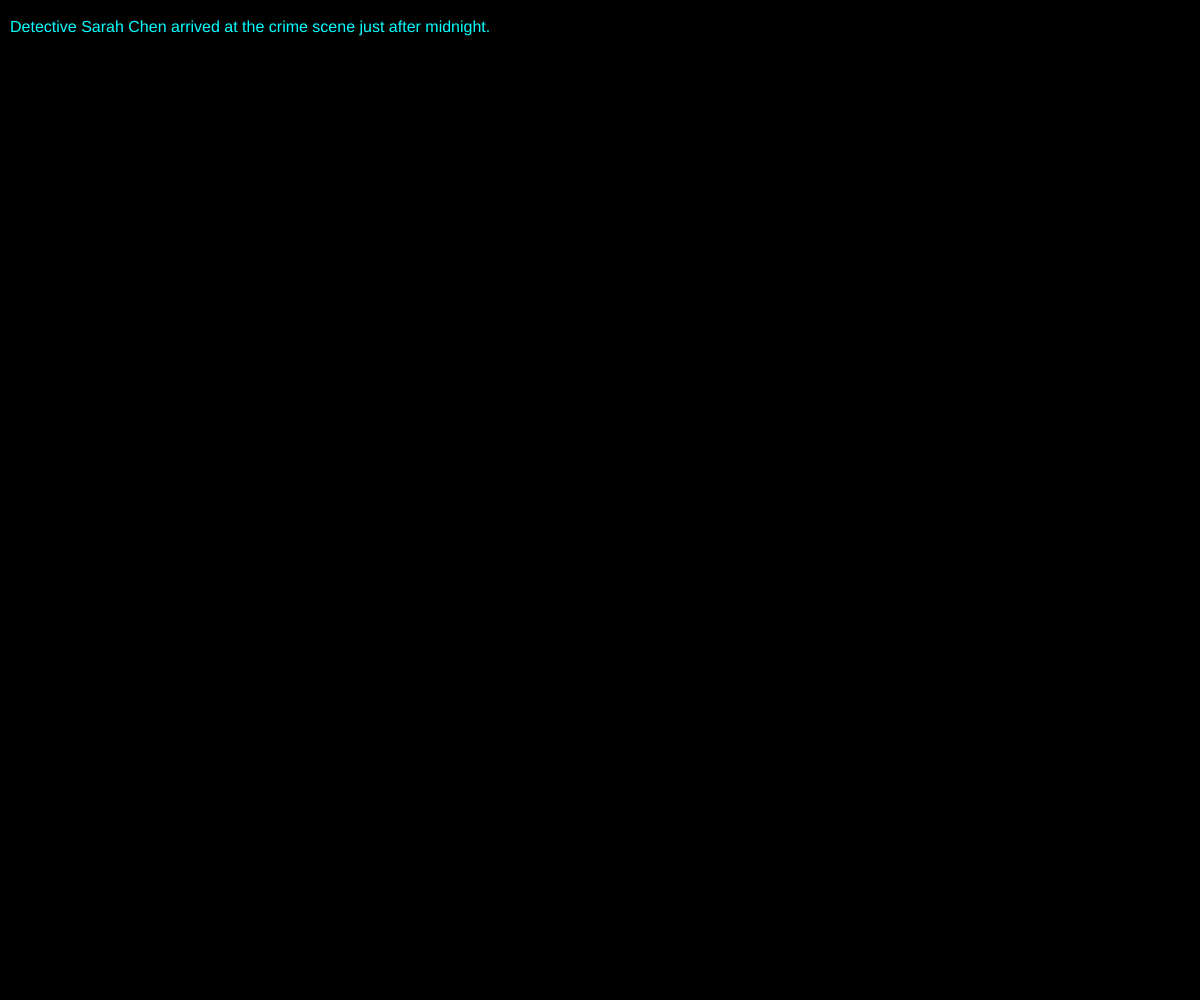
Frame 1 (no input)
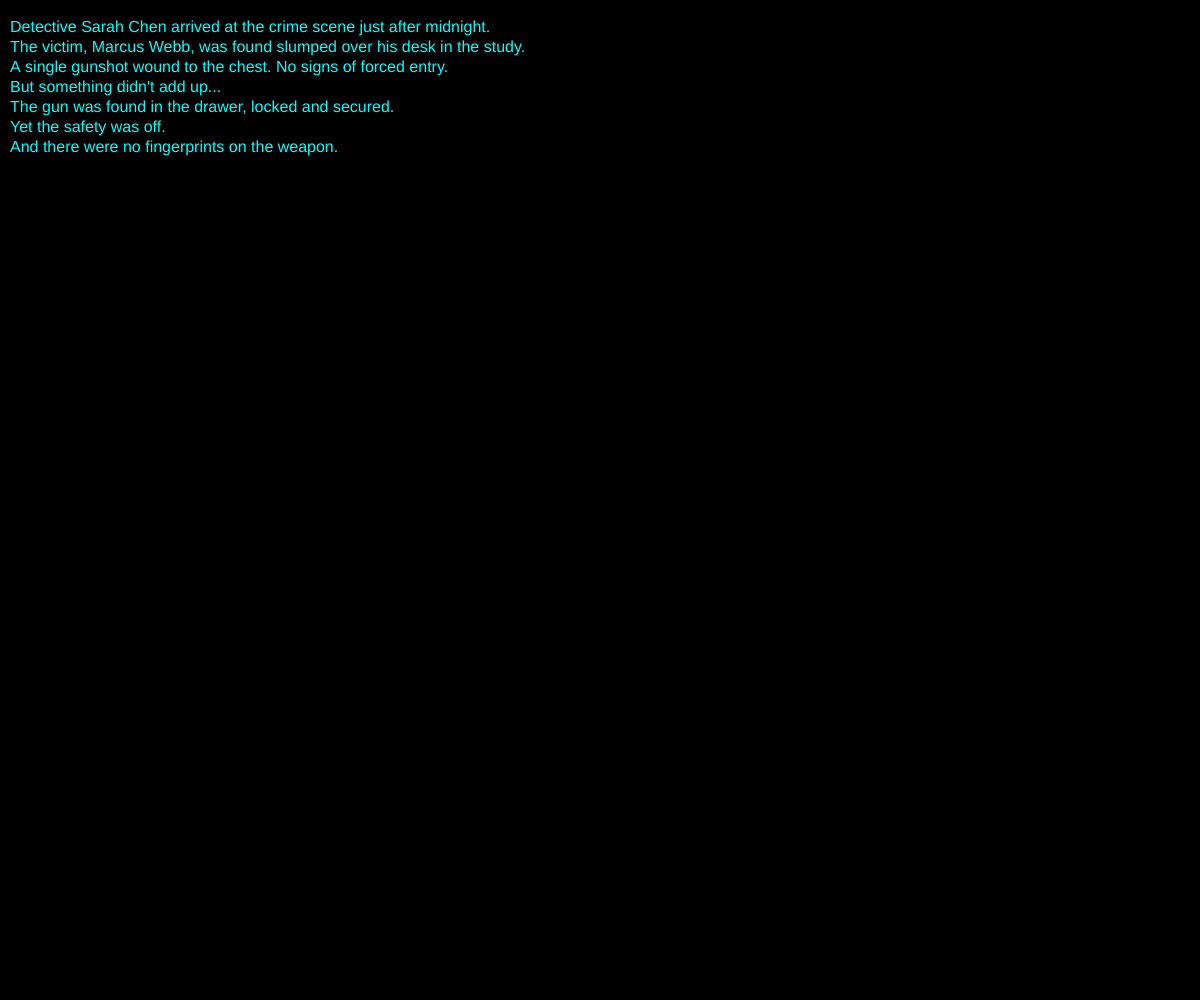
Frame 60 (no input)
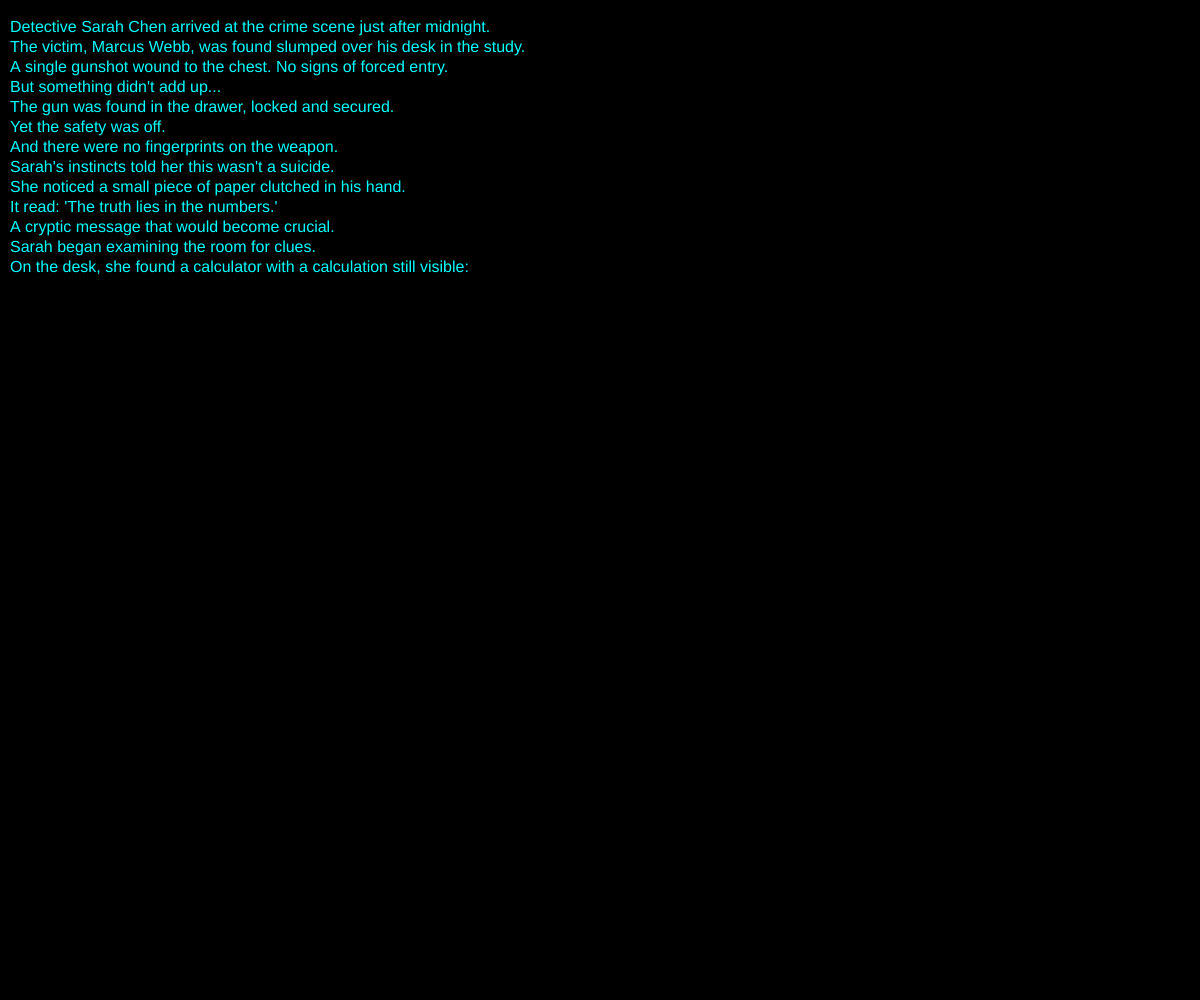
Frame 120 (the mouse pressed at the canvas centre since frame 60)

The p5.js sketch that drew these frames (run headless with seeded random() and noise() and a simulated clock; from frame 60 on, the mouse is pressed at the canvas centre):

// p5.js sketch
// ── sketch.js
let textLines = [];
let currentIndex = 0;
let glitchActive = false;
let glitchTimer = 0;
let lastLineTime = 0;

// Narrative text content
const narrativeText = [
  "Detective Sarah Chen arrived at the crime scene just after midnight.",
  "The victim, Marcus Webb, was found slumped over his desk in the study.",
  "A single gunshot wound to the chest. No signs of forced entry.",
  "But something didn't add up...",
  "The gun was found in the drawer, locked and secured.",
  "Yet the safety was off.",
  "And there were no fingerprints on the weapon.",
  "Sarah's instincts told her this wasn't a suicide.",
  "She noticed a small piece of paper clutched in his hand.",
  "It read: 'The truth lies in the numbers.'",
  "A cryptic message that would become crucial.",
  "Sarah began examining the room for clues.",
  "On the desk, she found a calculator with a calculation still visible:",
  "342 × 789 = 269,538",
  "The numbers seemed random... until she realized...",
  "3 + 4 + 2 + 7 + 8 + 9 = 33",
  "And 2 + 6 + 9 + 5 + 3 + 8 = 23",
  "The sum of digits in the product.",
  "Suddenly, a glitch appeared on the screen.",
  "The numbers flickered and distorted.",
  "Sarah's pulse quickened as she realized what she'd found.",
  "The killer had used a mathematical cipher to hide their identity.",
  "But the evidence was clear now.",
  "There was no doubt anymore.",
  "The killer was someone who knew the victim intimately.",
  "Someone who had access to his personal calculator.",
  "And the final clue was hidden in plain sight.",
  "The last line of the report would reveal everything."
];

function setup() {
  createCanvas(windowWidth, windowHeight);
  textSize(16);
  textAlign(LEFT, TOP);
  fill(0, 255, 255); // Cyan color for text
  noStroke();
  
  // Initialize with first line
  textLines.push({
    text: narrativeText[0],
    time: 0,
    y: 20
  });
  
  lastLineTime = millis();
}

function draw() {
  background(0);
  
  // Update glitch state based on climax moment
  if (currentIndex >= 17 && !glitchActive) {
    glitchActive = true;
    glitchTimer = millis();
  }
  
  // Handle glitch effect
  if (glitchActive) {
    if (millis() - glitchTimer > 200) {
      glitchActive = false;
    } else {
      // Apply glitch effect
      for (let i = 0; i < textLines.length; i++) {
        if (random() > 0.7) {
          const line = textLines[i];
          const originalText = line.text;
          line.text = originalText.split('').map(char => 
            random() > 0.9 ? String.fromCharCode(random(32, 126)) : char
          ).join('');
        }
      }
    }
  }
  
  // Add new lines at intervals
  if (millis() - lastLineTime > 150 && currentIndex < narrativeText.length - 1) {
    currentIndex++;
    textLines.push({
      text: narrativeText[currentIndex],
      time: millis(),
      y: 20 + (textLines.length * 20)
    });
    
    // Remove old lines if too many
    if (textLines.length > 30) {
      textLines.shift();
    }
    
    lastLineTime = millis();
  }
  
  // Draw all lines with glow effect
  for (let i = 0; i < textLines.length; i++) {
    const line = textLines[i];
    fill(0, 255, 255);
    
    if (glitchActive && i === textLines.length - 1) {
      // Draw glitched line
      const glitchText = line.text.split('').map(char => 
        random() > 0.8 ? String.fromCharCode(random(32, 126)) : char
      ).join('');
      
      text(glitchText, 10, line.y);
    } else {
      // Draw normal line
      text(line.text, 10, line.y);
    }
  }
  
  // Reset glitch after it's done
  if (glitchActive && millis() - glitchTimer > 200) {
    glitchActive = false;
    // Restore original text for the last line
    if (textLines.length > 0) {
      const lastLine = textLines[textLines.length - 1];
      if (currentIndex >= 17) {
        lastLine.text = narrativeText[currentIndex];
      }
    }
  }
}

function windowResized() {
  resizeCanvas(windowWidth, windowHeight);
}
